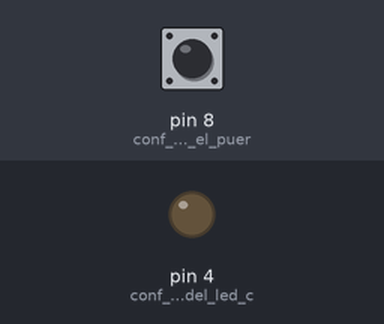
A sketch run on a simulated Arduino Uno, built with avr-gcc and run on an emulated ATmega328P. Parts: output pins drawn as LEDs (lit = HIGH). Inputs (shaded band) come from the test bench; at power-on: pin 8 (conf_del_boton_en_el_puer) LOW.

Above: at 1.2 s.
1.3 s: pin 8 (conf_del_boton_en_el_puer) pulled HIGH for 0.15 s
At 2.3 s:
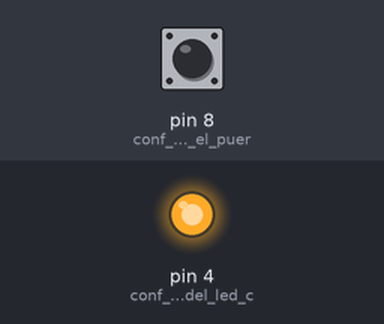
2.9 s: pin 8 (conf_del_boton_en_el_puer) pulled HIGH for 1 s
At 3.6 s:
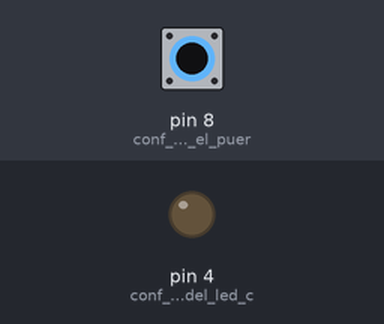
5.4 s: pin 8 (conf_del_boton_en_el_puer) pulled HIGH for 3.2 s
At 6.7 s:
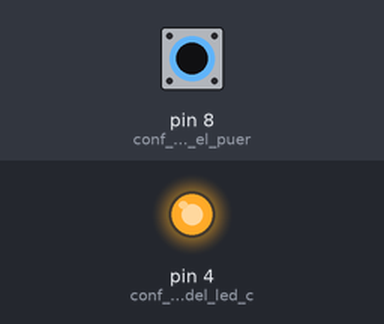
Timing chart, 0 to 8.4 s (numbered marks = the images above; inputs shaded):
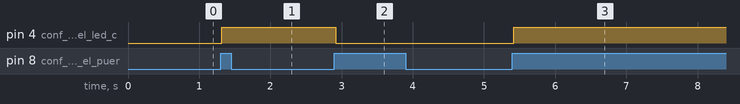

The sketch:

encendido_con_boton_4.ino
```cpp
//Controlar el encendido de un led con un boton.
//Con instruccion delay para tratar de evitar el rebote

int estado = 0;
int salida = 0; //si la var = 0 significa led off
int estadoanterior = 0;  //guarda el estado anterior del boton

void setup() {
  // put your setup code here, to run once:
  pinMode(8, INPUT);  //conf del boton en el puerto 8 como entrada
  pinMode(4, OUTPUT); //conf del puerto del led como salida
}

void loop() {
  // put your main code here, to run repeatedly:
  estado = digitalRead(8);

  if((estado == HIGH) && (estadoanterior == LOW)){
    salida = 1 - salida;
    delay(20); //delay para tratar de evitar rebote
  }

  estadoanterior = estado; //guardamos el valor de estado

  if(salida == 1){
    digitalWrite(4, HIGH);
  }
  else{
    digitalWrite(4, LOW);
  }
}
```

Measured:
- after the input at 1.3 s, pin 4 (conf_del_puerto_del_led_c): LOW → HIGH at once
- after the input at 2.9 s, pin 4 (conf_del_puerto_del_led_c): HIGH → LOW at once
- after the input at 5.4 s, pin 4 (conf_del_puerto_del_led_c): LOW → HIGH at once
